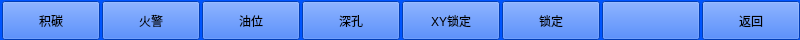
<?xml version="1.0" encoding="UTF-8"?>
<ui version="4.0">
 <class>seconlevel_f5</class>
 <widget class="QWidget" name="seconlevel_f5">
  <property name="geometry">
   <rect>
    <x>0</x>
    <y>0</y>
    <width>800</width>
    <height>40</height>
   </rect>
  </property>
  <property name="palette">
   <palette>
    <active>
     <colorrole role="WindowText">
      <brush brushstyle="SolidPattern">
       <color alpha="255">
        <red>0</red>
        <green>0</green>
        <blue>0</blue>
       </color>
      </brush>
     </colorrole>
     <colorrole role="Button">
      <brush brushstyle="SolidPattern">
       <color alpha="255">
        <red>0</red>
        <green>85</green>
        <blue>255</blue>
       </color>
      </brush>
     </colorrole>
     <colorrole role="Light">
      <brush brushstyle="SolidPattern">
       <color alpha="255">
        <red>127</red>
        <green>170</green>
        <blue>255</blue>
       </color>
      </brush>
     </colorrole>
     <colorrole role="Midlight">
      <brush brushstyle="SolidPattern">
       <color alpha="255">
        <red>63</red>
        <green>127</green>
        <blue>255</blue>
       </color>
      </brush>
     </colorrole>
     <colorrole role="Dark">
      <brush brushstyle="SolidPattern">
       <color alpha="255">
        <red>0</red>
        <green>42</green>
        <blue>127</blue>
       </color>
      </brush>
     </colorrole>
     <colorrole role="Mid">
      <brush brushstyle="SolidPattern">
       <color alpha="255">
        <red>0</red>
        <green>56</green>
        <blue>170</blue>
       </color>
      </brush>
     </colorrole>
     <colorrole role="Text">
      <brush brushstyle="SolidPattern">
       <color alpha="255">
        <red>0</red>
        <green>0</green>
        <blue>0</blue>
       </color>
      </brush>
     </colorrole>
     <colorrole role="BrightText">
      <brush brushstyle="SolidPattern">
       <color alpha="255">
        <red>255</red>
        <green>255</green>
        <blue>255</blue>
       </color>
      </brush>
     </colorrole>
     <colorrole role="ButtonText">
      <brush brushstyle="SolidPattern">
       <color alpha="255">
        <red>0</red>
        <green>0</green>
        <blue>0</blue>
       </color>
      </brush>
     </colorrole>
     <colorrole role="Base">
      <brush brushstyle="SolidPattern">
       <color alpha="255">
        <red>255</red>
        <green>255</green>
        <blue>255</blue>
       </color>
      </brush>
     </colorrole>
     <colorrole role="Window">
      <brush brushstyle="SolidPattern">
       <color alpha="255">
        <red>0</red>
        <green>85</green>
        <blue>255</blue>
       </color>
      </brush>
     </colorrole>
     <colorrole role="Shadow">
      <brush brushstyle="SolidPattern">
       <color alpha="255">
        <red>0</red>
        <green>0</green>
        <blue>0</blue>
       </color>
      </brush>
     </colorrole>
     <colorrole role="AlternateBase">
      <brush brushstyle="SolidPattern">
       <color alpha="255">
        <red>127</red>
        <green>170</green>
        <blue>255</blue>
       </color>
      </brush>
     </colorrole>
     <colorrole role="ToolTipBase">
      <brush brushstyle="SolidPattern">
       <color alpha="255">
        <red>255</red>
        <green>255</green>
        <blue>220</blue>
       </color>
      </brush>
     </colorrole>
     <colorrole role="ToolTipText">
      <brush brushstyle="SolidPattern">
       <color alpha="255">
        <red>0</red>
        <green>0</green>
        <blue>0</blue>
       </color>
      </brush>
     </colorrole>
    </active>
    <inactive>
     <colorrole role="WindowText">
      <brush brushstyle="SolidPattern">
       <color alpha="255">
        <red>0</red>
        <green>0</green>
        <blue>0</blue>
       </color>
      </brush>
     </colorrole>
     <colorrole role="Button">
      <brush brushstyle="SolidPattern">
       <color alpha="255">
        <red>0</red>
        <green>85</green>
        <blue>255</blue>
       </color>
      </brush>
     </colorrole>
     <colorrole role="Light">
      <brush brushstyle="SolidPattern">
       <color alpha="255">
        <red>127</red>
        <green>170</green>
        <blue>255</blue>
       </color>
      </brush>
     </colorrole>
     <colorrole role="Midlight">
      <brush brushstyle="SolidPattern">
       <color alpha="255">
        <red>63</red>
        <green>127</green>
        <blue>255</blue>
       </color>
      </brush>
     </colorrole>
     <colorrole role="Dark">
      <brush brushstyle="SolidPattern">
       <color alpha="255">
        <red>0</red>
        <green>42</green>
        <blue>127</blue>
       </color>
      </brush>
     </colorrole>
     <colorrole role="Mid">
      <brush brushstyle="SolidPattern">
       <color alpha="255">
        <red>0</red>
        <green>56</green>
        <blue>170</blue>
       </color>
      </brush>
     </colorrole>
     <colorrole role="Text">
      <brush brushstyle="SolidPattern">
       <color alpha="255">
        <red>0</red>
        <green>0</green>
        <blue>0</blue>
       </color>
      </brush>
     </colorrole>
     <colorrole role="BrightText">
      <brush brushstyle="SolidPattern">
       <color alpha="255">
        <red>255</red>
        <green>255</green>
        <blue>255</blue>
       </color>
      </brush>
     </colorrole>
     <colorrole role="ButtonText">
      <brush brushstyle="SolidPattern">
       <color alpha="255">
        <red>0</red>
        <green>0</green>
        <blue>0</blue>
       </color>
      </brush>
     </colorrole>
     <colorrole role="Base">
      <brush brushstyle="SolidPattern">
       <color alpha="255">
        <red>255</red>
        <green>255</green>
        <blue>255</blue>
       </color>
      </brush>
     </colorrole>
     <colorrole role="Window">
      <brush brushstyle="SolidPattern">
       <color alpha="255">
        <red>0</red>
        <green>85</green>
        <blue>255</blue>
       </color>
      </brush>
     </colorrole>
     <colorrole role="Shadow">
      <brush brushstyle="SolidPattern">
       <color alpha="255">
        <red>0</red>
        <green>0</green>
        <blue>0</blue>
       </color>
      </brush>
     </colorrole>
     <colorrole role="AlternateBase">
      <brush brushstyle="SolidPattern">
       <color alpha="255">
        <red>127</red>
        <green>170</green>
        <blue>255</blue>
       </color>
      </brush>
     </colorrole>
     <colorrole role="ToolTipBase">
      <brush brushstyle="SolidPattern">
       <color alpha="255">
        <red>255</red>
        <green>255</green>
        <blue>220</blue>
       </color>
      </brush>
     </colorrole>
     <colorrole role="ToolTipText">
      <brush brushstyle="SolidPattern">
       <color alpha="255">
        <red>0</red>
        <green>0</green>
        <blue>0</blue>
       </color>
      </brush>
     </colorrole>
    </inactive>
    <disabled>
     <colorrole role="WindowText">
      <brush brushstyle="SolidPattern">
       <color alpha="255">
        <red>0</red>
        <green>42</green>
        <blue>127</blue>
       </color>
      </brush>
     </colorrole>
     <colorrole role="Button">
      <brush brushstyle="SolidPattern">
       <color alpha="255">
        <red>0</red>
        <green>85</green>
        <blue>255</blue>
       </color>
      </brush>
     </colorrole>
     <colorrole role="Light">
      <brush brushstyle="SolidPattern">
       <color alpha="255">
        <red>127</red>
        <green>170</green>
        <blue>255</blue>
       </color>
      </brush>
     </colorrole>
     <colorrole role="Midlight">
      <brush brushstyle="SolidPattern">
       <color alpha="255">
        <red>63</red>
        <green>127</green>
        <blue>255</blue>
       </color>
      </brush>
     </colorrole>
     <colorrole role="Dark">
      <brush brushstyle="SolidPattern">
       <color alpha="255">
        <red>0</red>
        <green>42</green>
        <blue>127</blue>
       </color>
      </brush>
     </colorrole>
     <colorrole role="Mid">
      <brush brushstyle="SolidPattern">
       <color alpha="255">
        <red>0</red>
        <green>56</green>
        <blue>170</blue>
       </color>
      </brush>
     </colorrole>
     <colorrole role="Text">
      <brush brushstyle="SolidPattern">
       <color alpha="255">
        <red>0</red>
        <green>42</green>
        <blue>127</blue>
       </color>
      </brush>
     </colorrole>
     <colorrole role="BrightText">
      <brush brushstyle="SolidPattern">
       <color alpha="255">
        <red>255</red>
        <green>255</green>
        <blue>255</blue>
       </color>
      </brush>
     </colorrole>
     <colorrole role="ButtonText">
      <brush brushstyle="SolidPattern">
       <color alpha="255">
        <red>0</red>
        <green>42</green>
        <blue>127</blue>
       </color>
      </brush>
     </colorrole>
     <colorrole role="Base">
      <brush brushstyle="SolidPattern">
       <color alpha="255">
        <red>0</red>
        <green>85</green>
        <blue>255</blue>
       </color>
      </brush>
     </colorrole>
     <colorrole role="Window">
      <brush brushstyle="SolidPattern">
       <color alpha="255">
        <red>0</red>
        <green>85</green>
        <blue>255</blue>
       </color>
      </brush>
     </colorrole>
     <colorrole role="Shadow">
      <brush brushstyle="SolidPattern">
       <color alpha="255">
        <red>0</red>
        <green>0</green>
        <blue>0</blue>
       </color>
      </brush>
     </colorrole>
     <colorrole role="AlternateBase">
      <brush brushstyle="SolidPattern">
       <color alpha="255">
        <red>0</red>
        <green>85</green>
        <blue>255</blue>
       </color>
      </brush>
     </colorrole>
     <colorrole role="ToolTipBase">
      <brush brushstyle="SolidPattern">
       <color alpha="255">
        <red>255</red>
        <green>255</green>
        <blue>220</blue>
       </color>
      </brush>
     </colorrole>
     <colorrole role="ToolTipText">
      <brush brushstyle="SolidPattern">
       <color alpha="255">
        <red>0</red>
        <green>0</green>
        <blue>0</blue>
       </color>
      </brush>
     </colorrole>
    </disabled>
   </palette>
  </property>
  <property name="windowTitle">
   <string>Form</string>
  </property>
  <property name="autoFillBackground">
   <bool>true</bool>
  </property>
  <widget class="QWidget" name="horizontalLayoutWidget">
   <property name="geometry">
    <rect>
     <x>0</x>
     <y>0</y>
     <width>805</width>
     <height>41</height>
    </rect>
   </property>
   <layout class="QHBoxLayout" name="horizontalLayout">
    <property name="spacing">
     <number>2</number>
    </property>
    <property name="leftMargin">
     <number>2</number>
    </property>
    <property name="topMargin">
     <number>1</number>
    </property>
    <property name="rightMargin">
     <number>3</number>
    </property>
    <property name="bottomMargin">
     <number>1</number>
    </property>
    <item>
     <widget class="QPushButton" name="pushButton_F1">
      <property name="sizePolicy">
       <sizepolicy hsizetype="Preferred" vsizetype="Preferred">
        <horstretch>0</horstretch>
        <verstretch>0</verstretch>
       </sizepolicy>
      </property>
      <property name="minimumSize">
       <size>
        <width>98</width>
        <height>0</height>
       </size>
      </property>
      <property name="focusPolicy">
       <enum>Qt::NoFocus</enum>
      </property>
      <property name="text">
       <string>积碳</string>
      </property>
     </widget>
    </item>
    <item>
     <widget class="QPushButton" name="pushButton_F2">
      <property name="sizePolicy">
       <sizepolicy hsizetype="Preferred" vsizetype="Preferred">
        <horstretch>0</horstretch>
        <verstretch>0</verstretch>
       </sizepolicy>
      </property>
      <property name="minimumSize">
       <size>
        <width>98</width>
        <height>0</height>
       </size>
      </property>
      <property name="focusPolicy">
       <enum>Qt::NoFocus</enum>
      </property>
      <property name="text">
       <string>火警</string>
      </property>
     </widget>
    </item>
    <item>
     <widget class="QPushButton" name="pushButton_F3">
      <property name="sizePolicy">
       <sizepolicy hsizetype="Preferred" vsizetype="Preferred">
        <horstretch>0</horstretch>
        <verstretch>0</verstretch>
       </sizepolicy>
      </property>
      <property name="minimumSize">
       <size>
        <width>98</width>
        <height>0</height>
       </size>
      </property>
      <property name="focusPolicy">
       <enum>Qt::NoFocus</enum>
      </property>
      <property name="text">
       <string>油位</string>
      </property>
     </widget>
    </item>
    <item>
     <widget class="QPushButton" name="pushButton_F4">
      <property name="sizePolicy">
       <sizepolicy hsizetype="Preferred" vsizetype="Preferred">
        <horstretch>0</horstretch>
        <verstretch>0</verstretch>
       </sizepolicy>
      </property>
      <property name="minimumSize">
       <size>
        <width>98</width>
        <height>0</height>
       </size>
      </property>
      <property name="focusPolicy">
       <enum>Qt::NoFocus</enum>
      </property>
      <property name="text">
       <string>深孔</string>
      </property>
     </widget>
    </item>
    <item>
     <widget class="QPushButton" name="pushButton_F5">
      <property name="sizePolicy">
       <sizepolicy hsizetype="Preferred" vsizetype="Preferred">
        <horstretch>0</horstretch>
        <verstretch>0</verstretch>
       </sizepolicy>
      </property>
      <property name="minimumSize">
       <size>
        <width>98</width>
        <height>0</height>
       </size>
      </property>
      <property name="focusPolicy">
       <enum>Qt::NoFocus</enum>
      </property>
      <property name="text">
       <string>XY锁定</string>
      </property>
     </widget>
    </item>
    <item>
     <widget class="QPushButton" name="pushButton_F6">
      <property name="sizePolicy">
       <sizepolicy hsizetype="Preferred" vsizetype="Preferred">
        <horstretch>0</horstretch>
        <verstretch>0</verstretch>
       </sizepolicy>
      </property>
      <property name="minimumSize">
       <size>
        <width>98</width>
        <height>0</height>
       </size>
      </property>
      <property name="focusPolicy">
       <enum>Qt::NoFocus</enum>
      </property>
      <property name="text">
       <string>锁定</string>
      </property>
     </widget>
    </item>
    <item>
     <widget class="QPushButton" name="pushButton_F7">
      <property name="sizePolicy">
       <sizepolicy hsizetype="Preferred" vsizetype="Preferred">
        <horstretch>0</horstretch>
        <verstretch>0</verstretch>
       </sizepolicy>
      </property>
      <property name="minimumSize">
       <size>
        <width>98</width>
        <height>0</height>
       </size>
      </property>
      <property name="focusPolicy">
       <enum>Qt::NoFocus</enum>
      </property>
      <property name="text">
       <string/>
      </property>
     </widget>
    </item>
    <item>
     <widget class="QPushButton" name="pushButton_F8">
      <property name="sizePolicy">
       <sizepolicy hsizetype="Preferred" vsizetype="Preferred">
        <horstretch>0</horstretch>
        <verstretch>0</verstretch>
       </sizepolicy>
      </property>
      <property name="minimumSize">
       <size>
        <width>98</width>
        <height>0</height>
       </size>
      </property>
      <property name="focusPolicy">
       <enum>Qt::NoFocus</enum>
      </property>
      <property name="text">
       <string>返回</string>
      </property>
     </widget>
    </item>
    <item>
     <spacer name="horizontalSpacer">
      <property name="orientation">
       <enum>Qt::Horizontal</enum>
      </property>
      <property name="sizeHint" stdset="0">
       <size>
        <width>40</width>
        <height>20</height>
       </size>
      </property>
     </spacer>
    </item>
   </layout>
  </widget>
 </widget>
 <resources/>
 <connections/>
</ui>
